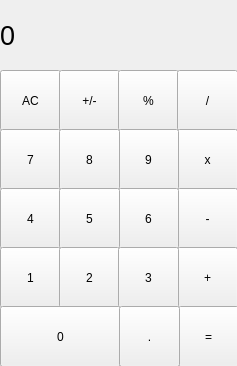
<?xml version="1.0" encoding="UTF-8"?>
<ui version="4.0">
 <class>MainWindow</class>
 <widget class="QMainWindow" name="MainWindow">
  <property name="geometry">
   <rect>
    <x>0</x>
    <y>0</y>
    <width>237</width>
    <height>366</height>
   </rect>
  </property>
  <property name="windowTitle">
   <string>MainWindow</string>
  </property>
  <widget class="QWidget" name="centralwidget">
   <widget class="QLabel" name="result_show">
    <property name="geometry">
     <rect>
      <x>0</x>
      <y>0</y>
      <width>231</width>
      <height>71</height>
     </rect>
    </property>
    <property name="font">
     <font>
      <pointsize>20</pointsize>
      <weight>50</weight>
      <bold>false</bold>
     </font>
    </property>
    <property name="styleSheet">
     <string notr="true">QLabel {
qproperty-alignment:'AlignVCenter|AlignRight';
border-bottom: 1px solid gray;
}
background-color: white;</string>
    </property>
    <property name="text">
     <string>0</string>
    </property>
   </widget>
   <widget class="QPushButton" name="pushButton_AC">
    <property name="geometry">
     <rect>
      <x>0</x>
      <y>70</y>
      <width>61</width>
      <height>61</height>
     </rect>
    </property>
    <property name="styleSheet">
     <string notr="true">background-color: rgb(130, 130, 130);
QpushButton{
backgroung-color: rgb(217, 249, 255);
border: 1px solid gray;
}
QPushButton:pressed{
background-color: qlineargradient(x1:0,y1:0,x2:0,y2:1,stop:0 #BEBEBE, stop: 1 #D7D7D7);
}</string>
    </property>
    <property name="text">
     <string>AC</string>
    </property>
   </widget>
   <widget class="QPushButton" name="pushButton_plus_minus">
    <property name="geometry">
     <rect>
      <x>59</x>
      <y>70</y>
      <width>61</width>
      <height>61</height>
     </rect>
    </property>
    <property name="styleSheet">
     <string notr="true">background-color: rgb(130, 130, 130);
QpushButton{
backgroung-color: rgb(217, 249, 255);
border: 1px solid gray;
}
QPushButton:pressed{
background-color: qlineargradient(x1:0,y1:0,x2:0,y2:1,stop:0 #BEBEBE, stop: 1 #D7D7D7);
}</string>
    </property>
    <property name="text">
     <string>+/-</string>
    </property>
   </widget>
   <widget class="QPushButton" name="pushButton_procent">
    <property name="geometry">
     <rect>
      <x>118</x>
      <y>70</y>
      <width>61</width>
      <height>61</height>
     </rect>
    </property>
    <property name="styleSheet">
     <string notr="true">background-color: rgb(130, 130, 130);
QpushButton{
backgroung-color: rgb(217, 249, 255);
border: 1px solid gray;
}
QPushButton:pressed{
background-color: qlineargradient(x1:0,y1:0,x2:0,y2:1,stop:0 #BEBEBE, stop: 1 #D7D7D7);
}</string>
    </property>
    <property name="text">
     <string>%</string>
    </property>
   </widget>
   <widget class="QPushButton" name="pushButton_divide">
    <property name="geometry">
     <rect>
      <x>177</x>
      <y>70</y>
      <width>61</width>
      <height>61</height>
     </rect>
    </property>
    <property name="styleSheet">
     <string notr="true">background-color: rgb(255, 129, 97);
QPushButton{
background-color:rdb(255,151,57);
color:black;
border: 1px solig black;
}
QPushButton:pressed{
backgroung-color: qlineargradient(x1:0,y1_0,x2:0,y2:1,stop:0 #dadbde, stop: 1 #f6f7fa);
}</string>
    </property>
    <property name="text">
     <string>/</string>
    </property>
   </widget>
   <widget class="QPushButton" name="pushButton_7">
    <property name="geometry">
     <rect>
      <x>0</x>
      <y>129</y>
      <width>61</width>
      <height>61</height>
     </rect>
    </property>
    <property name="styleSheet">
     <string notr="true">
QpushButton{
backgroung-color:rdb(215,215,215);
border: 1px solid gray;
}
QPushButton:pressed{
backgroung-color: qlineargradient(x1:0,y1:0,x2:0,y2:1,stop:0 #dadbde, stop: 1 #f6f7fa);
}</string>
    </property>
    <property name="text">
     <string>7</string>
    </property>
   </widget>
   <widget class="QPushButton" name="pushButton_multiplay">
    <property name="geometry">
     <rect>
      <x>177</x>
      <y>129</y>
      <width>61</width>
      <height>61</height>
     </rect>
    </property>
    <property name="styleSheet">
     <string notr="true">background-color: rgb(255, 129, 97);
QPushButton{
background-color:rdb(255,151,57);
color:black;
border: 1px solig black;
}
QPushButton:pressed{
backgroung-color: qlineargradient(x1:0,y1_0,x2:0,y2:1,stop:0 #dadbde, stop: 1 #f6f7fa);
}</string>
    </property>
    <property name="text">
     <string>x</string>
    </property>
   </widget>
   <widget class="QPushButton" name="pushButton_9">
    <property name="geometry">
     <rect>
      <x>118</x>
      <y>129</y>
      <width>61</width>
      <height>61</height>
     </rect>
    </property>
    <property name="styleSheet">
     <string notr="true">
QpushButton{
backgroung-color:rdb(215,215,215);
border: 1px solid gray;
}
QPushButton:pressed{
backgroung-color: qlineargradient(x1:0,y1:0,x2:0,y2:1,stop:0 #dadbde, stop: 1 #f6f7fa);
}</string>
    </property>
    <property name="text">
     <string>9</string>
    </property>
   </widget>
   <widget class="QPushButton" name="pushButton_8">
    <property name="geometry">
     <rect>
      <x>59</x>
      <y>129</y>
      <width>61</width>
      <height>61</height>
     </rect>
    </property>
    <property name="styleSheet">
     <string notr="true">
QpushButton{
backgroung-color:rdb(215,215,215);
border: 1px solid gray;
}
QPushButton:pressed{
backgroung-color: qlineargradient(x1:0,y1:0,x2:0,y2:1,stop:0 #dadbde, stop: 1 #f6f7fa);
}</string>
    </property>
    <property name="text">
     <string>8</string>
    </property>
   </widget>
   <widget class="QPushButton" name="pushButton_4">
    <property name="geometry">
     <rect>
      <x>0</x>
      <y>188</y>
      <width>61</width>
      <height>61</height>
     </rect>
    </property>
    <property name="styleSheet">
     <string notr="true">
QpushButton{
backgroung-color:rdb(215,215,215);
border: 1px solid gray;
}
QPushButton:pressed{
backgroung-color: qlineargradient(x1:0,y1:0,x2:0,y2:1,stop:0 #dadbde, stop: 1 #f6f7fa);
}</string>
    </property>
    <property name="text">
     <string>4</string>
    </property>
   </widget>
   <widget class="QPushButton" name="pushButton_minus">
    <property name="geometry">
     <rect>
      <x>177</x>
      <y>188</y>
      <width>61</width>
      <height>61</height>
     </rect>
    </property>
    <property name="styleSheet">
     <string notr="true">background-color: rgb(255, 129, 97);
QPushButton{
background-color:rdb(255,151,57);
color:black;
border: 1px solig black;
}
QPushButton:pressed{
backgroung-color: qlineargradient(x1:0,y1_0,x2:0,y2:1,stop:0 #dadbde, stop: 1 #f6f7fa);
}</string>
    </property>
    <property name="text">
     <string>-</string>
    </property>
   </widget>
   <widget class="QPushButton" name="pushButton_6">
    <property name="geometry">
     <rect>
      <x>118</x>
      <y>188</y>
      <width>61</width>
      <height>61</height>
     </rect>
    </property>
    <property name="styleSheet">
     <string notr="true">
QpushButton{
backgroung-color:rdb(215,215,215);
border: 1px solid gray;
}
QPushButton:pressed{
backgroung-color: qlineargradient(x1:0,y1:0,x2:0,y2:1,stop:0 #dadbde, stop: 1 #f6f7fa);
}</string>
    </property>
    <property name="text">
     <string>6</string>
    </property>
   </widget>
   <widget class="QPushButton" name="pushButton_5">
    <property name="geometry">
     <rect>
      <x>59</x>
      <y>188</y>
      <width>61</width>
      <height>61</height>
     </rect>
    </property>
    <property name="styleSheet">
     <string notr="true">
QpushButton{
backgroung-color:rdb(215,215,215);
border: 1px solid gray;
}
QPushButton:pressed{
backgroung-color: qlineargradient(x1:0,y1:0,x2:0,y2:1,stop:0 #dadbde, stop: 1 #f6f7fa);
}</string>
    </property>
    <property name="text">
     <string>5</string>
    </property>
   </widget>
   <widget class="QPushButton" name="pushButton_1">
    <property name="geometry">
     <rect>
      <x>0</x>
      <y>247</y>
      <width>61</width>
      <height>61</height>
     </rect>
    </property>
    <property name="styleSheet">
     <string notr="true">
QpushButton{
backgroung-color:rdb(215,215,215);
border: 1px solid gray;
}
QPushButton:pressed{
backgroung-color: qlineargradient(x1:0,y1:0,x2:0,y2:1,stop:0 #dadbde, stop: 1 #f6f7fa);
}</string>
    </property>
    <property name="text">
     <string>1</string>
    </property>
   </widget>
   <widget class="QPushButton" name="pushButton_2">
    <property name="geometry">
     <rect>
      <x>59</x>
      <y>247</y>
      <width>61</width>
      <height>61</height>
     </rect>
    </property>
    <property name="styleSheet">
     <string notr="true">
QpushButton{
backgroung-color:rdb(215,215,215);
border: 1px solid gray;
}
QPushButton:pressed{
backgroung-color: qlineargradient(x1:0,y1:0,x2:0,y2:1,stop:0 #dadbde, stop: 1 #f6f7fa);
}</string>
    </property>
    <property name="text">
     <string>2</string>
    </property>
   </widget>
   <widget class="QPushButton" name="pushButton_plus">
    <property name="geometry">
     <rect>
      <x>177</x>
      <y>247</y>
      <width>61</width>
      <height>61</height>
     </rect>
    </property>
    <property name="styleSheet">
     <string notr="true">background-color: rgb(255, 129, 97);
QPushButton{
background-color:rdb(255,151,57);
color:black;
border: 1px solig black;
}
QPushButton:pressed{
backgroung-color: qlineargradient(x1:0,y1_0,x2:0,y2:1,stop:0 #dadbde, stop: 1 #f6f7fa);
}</string>
    </property>
    <property name="text">
     <string>+</string>
    </property>
   </widget>
   <widget class="QPushButton" name="pushButton_3">
    <property name="geometry">
     <rect>
      <x>118</x>
      <y>247</y>
      <width>61</width>
      <height>61</height>
     </rect>
    </property>
    <property name="styleSheet">
     <string notr="true">
QpushButton{
backgroung-color:rdb(215,215,215);
border: 1px solid gray;
}
QPushButton:pressed{
backgroung-color: qlineargradient(x1:0,y1:0,x2:0,y2:1,stop:0 #dadbde, stop: 1 #f6f7fa);
}</string>
    </property>
    <property name="text">
     <string>3</string>
    </property>
   </widget>
   <widget class="QPushButton" name="pushButton_0">
    <property name="geometry">
     <rect>
      <x>0</x>
      <y>306</y>
      <width>121</width>
      <height>61</height>
     </rect>
    </property>
    <property name="styleSheet">
     <string notr="true">
QpushButton{
backgroung-color:rdb(215,215,215);
border: 1px solid gray;
}
QPushButton:pressed{
backgroung-color: qlineargradient(x1:0,y1:0,x2:0,y2:1,stop:0 #dadbde, stop: 1 #f6f7fa);
}</string>
    </property>
    <property name="text">
     <string>0</string>
    </property>
   </widget>
   <widget class="QPushButton" name="pushButton_ravno">
    <property name="geometry">
     <rect>
      <x>178</x>
      <y>306</y>
      <width>61</width>
      <height>61</height>
     </rect>
    </property>
    <property name="styleSheet">
     <string notr="true">background-color: rgb(255, 129, 97);
QPushButton{
background-color:rdb(255,151,57);
color:black;
border: 1px solig black;
}
QPushButton:pressed{
backgroung-color: qlineargradient(x1:0,y1_0,x2:0,y2:1,stop:0 #dadbde, stop: 1 #f6f7fa);
}</string>
    </property>
    <property name="text">
     <string>=</string>
    </property>
   </widget>
   <widget class="QPushButton" name="pushButton_dot">
    <property name="geometry">
     <rect>
      <x>119</x>
      <y>306</y>
      <width>61</width>
      <height>61</height>
     </rect>
    </property>
    <property name="styleSheet">
     <string notr="true">background-color: rgb(130, 130, 130);
QpushButton{
backgroung-color: rgb(217, 249, 255);
border: 1px solid gray;
}
QPushButton:pressed{
background-color: qlineargradient(x1:0,y1:0,x2:0,y2:1,stop:0 #BEBEBE, stop: 1 #D7D7D7);
}</string>
    </property>
    <property name="text">
     <string>.</string>
    </property>
   </widget>
  </widget>
 </widget>
 <resources/>
 <connections/>
</ui>
